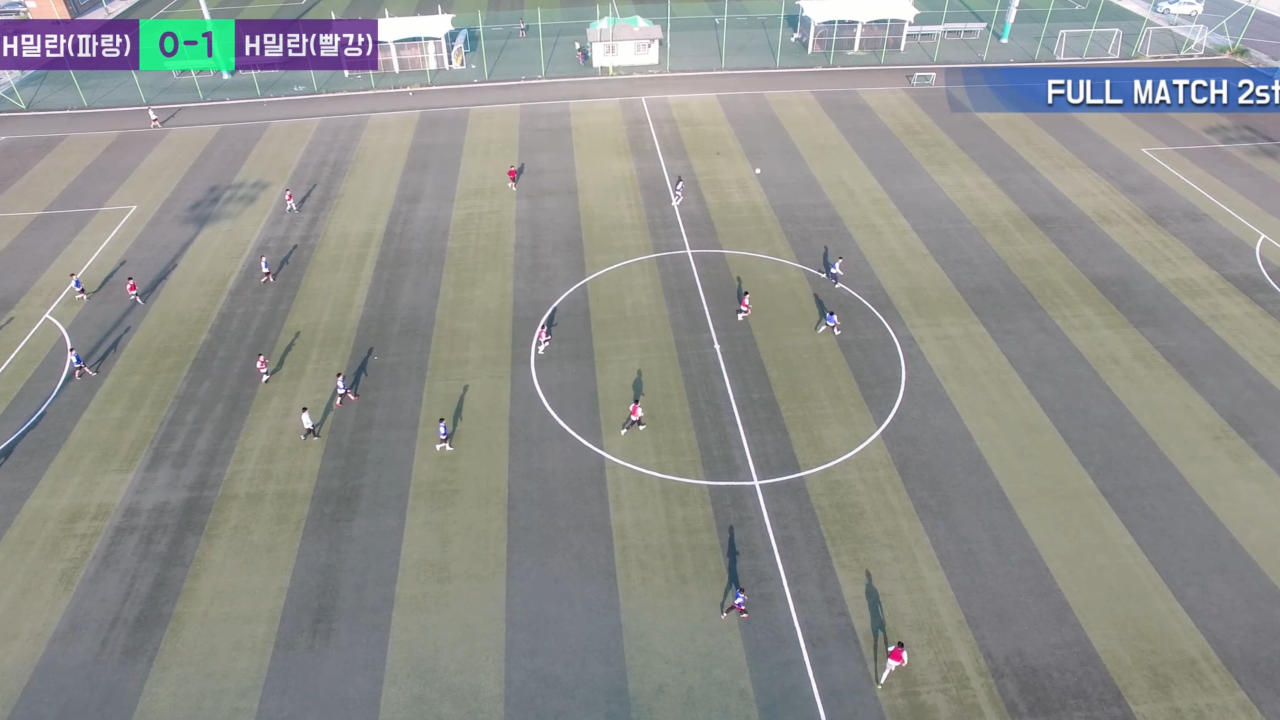
#> input picture test.png, 2560 x 1440 px (shown at 1/2 size)
$ python 21800637_project3.py
#> lines starting #> are read from the running program, lines starting #| are printed output that depends on the picture
import cv2
import numpy as np

# Global variables initialization
roi_start = None
roi_end = None
cropping = False
roi_cropped = None
warped_image = None
perspective_points = []
perspective_done = False

# [80 lines left out: functions draw_vertical_line, click_and_crop, collect_perspective_points, order_points, four_point_transform, not called in this run]


image = cv2.imread('test.png')
#> image is the input picture: shape (1440, 2560, 3); mean B, G, R 140.3, 144.5, 143.1
image = cv2.resize(image, (640, 480))
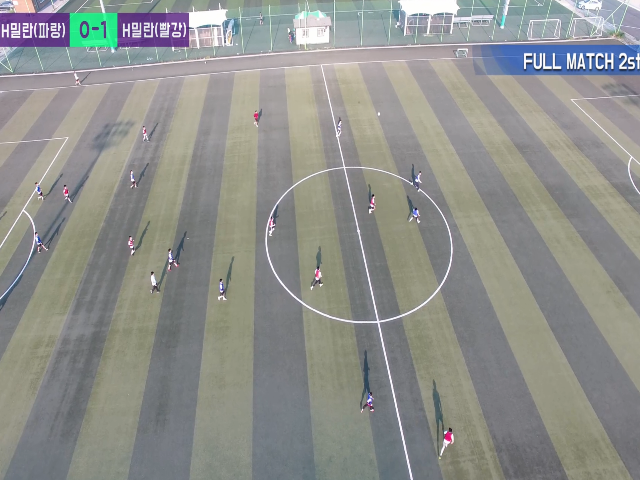
#> image: shape (480, 640, 3); mean B, G, R 140.5, 144.6, 143.2

cv2.namedWindow("image")
cv2.setMouseCallback("image", click_and_crop)


while True:
    cv2.imshow("image", image)
    key = cv2.waitKey(1) & 0xFF
#> (key q is pressed here)


    if cropping and roi_start and roi_end:
        temp_image = image.copy()
        cv2.rectangle(temp_image, roi_start, roi_end, (0, 255, 0), 2)
        cv2.imshow("image", temp_image)
    else:
        cv2.imshow("image", image)


    if key == ord("q"):
        break

cv2.destroyAllWindows()
